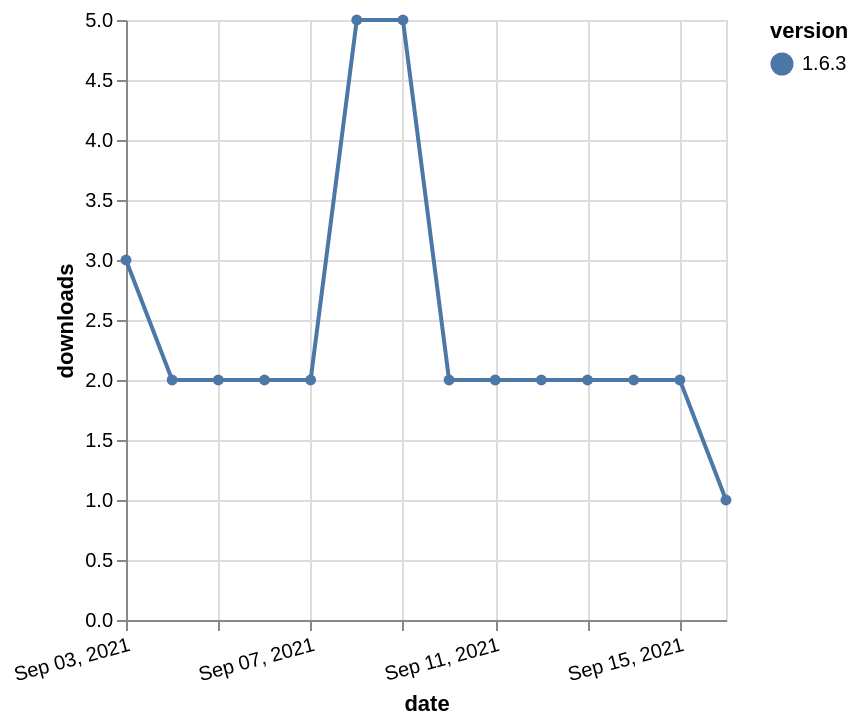

Describe this chart as a Vega-Lite specification.
### Vega-Lite specification from a JSON file in a GitHub repository (floating-point values rounded to 4 significant figures)
{"$schema": "https://vega.github.io/schema/vega-lite/v5.json", "description": "A simple bar chart with embedded data.", "data": {"values": [{"date": "2021-09-03", "total": 3842, "delta": 3, "version": "1.6.3"}, {"date": "2021-09-04", "total": 3844, "delta": 2, "version": "1.6.3"}, {"date": "2021-09-05", "total": 3846, "delta": 2, "version": "1.6.3"}, {"date": "2021-09-06", "total": 3848, "delta": 2, "version": "1.6.3"}, {"date": "2021-09-07", "total": 3850, "delta": 2, "version": "1.6.3"}, {"date": "2021-09-08", "total": 3855, "delta": 5, "version": "1.6.3"}, {"date": "2021-09-09", "total": 3860, "delta": 5, "version": "1.6.3"}, {"date": "2021-09-10", "total": 3862, "delta": 2, "version": "1.6.3"}, {"date": "2021-09-11", "total": 3864, "delta": 2, "version": "1.6.3"}, {"date": "2021-09-12", "total": 3866, "delta": 2, "version": "1.6.3"}, {"date": "2021-09-13", "total": 3868, "delta": 2, "version": "1.6.3"}, {"date": "2021-09-14", "total": 3870, "delta": 2, "version": "1.6.3"}, {"date": "2021-09-15", "total": 3872, "delta": 2, "version": "1.6.3"}, {"date": "2021-09-16", "total": 3873, "delta": 1, "version": "1.6.3"}]}, "width": "container", "mark": {"type": "line", "point": {"filled": true}}, "encoding": {"x": {"field": "date", "type": "temporal", "timeUnit": "yearmonthdate", "title": "date", "axis": {"labelAngle": -15}}, "y": {"field": "delta", "type": "quantitative", "title": "downloads"}, "color": {"field": "version", "type": "nominal"}, "tooltip": {"field": "delta"}}}
